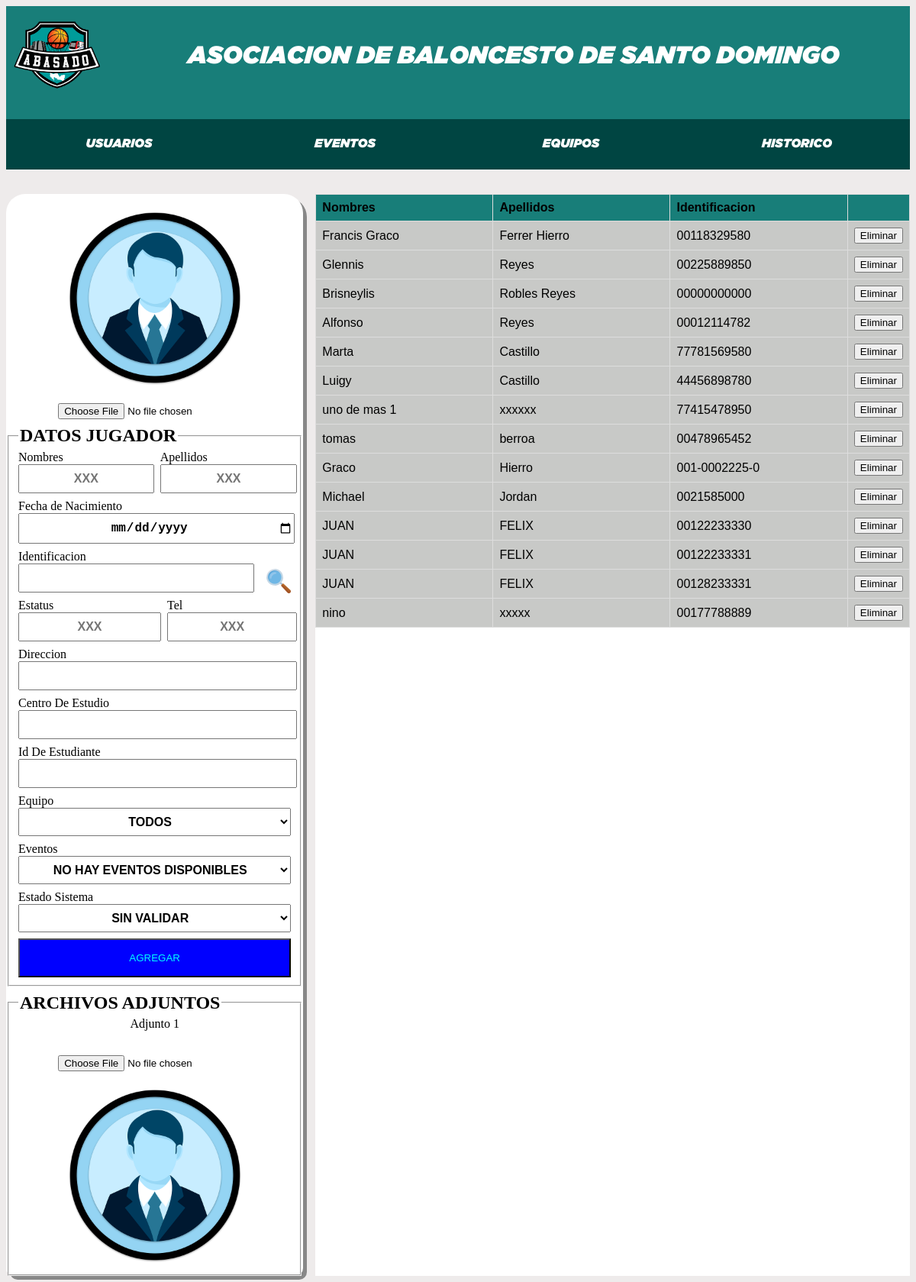
Page /jugadores/administracion_jugadores.php on the committed database.
### tables this page shows
CREATE TABLE jugadores  (
  id int(7) NOT NULL AUTO_INCREMENT,
  nombres varchar(200) NOT NULL,
  apellidos varchar(1000) NULL DEFAULT NULL,
  identificacion varchar(50) NOT NULL,
  fecha_nacimiento date NOT NULL,
  direccion varchar(5000) NULL DEFAULT NULL,
  equipo int(11) NOT NULL,
  url_img varchar(5000) NULL DEFAULT NULL,
  url_adjunto1 varchar(5000) NULL DEFAULT NULL,
  estatus varchar(100) NOT NULL,
  centro varchar(1000) NOT NULL,
  telefono varchar(20) NULL DEFAULT NULL,
  PRIMARY KEY (id) USING BTREE,
  UNIQUE INDEX identificacion_jugador(identificacion) USING BTREE,
  INDEX jugador_equipo(equipo) USING BTREE,
  CONSTRAINT jugador_equipo FOREIGN KEY (equipo) REFERENCES equipos (id) ON DELETE RESTRICT ON UPDATE RESTRICT
);

### jugadores/ctrl/jugadores.php (the view, shortened to what this page needs)
<?php
function get_listar_jugadores_todos($id_equipo){
    $conn = conectar();
      $sql ="";
      if($id_equipo == 0){
        $sql = "SELECT id,nombres,apellidos,identificacion,fecha_nacimiento,direccion,equipo,url_img,url_adjunto1,estatus,telefono,centro from jugadores";
      }else{
        $sql = "SELECT id,nombres,apellidos,identificacion,fecha_nacimiento,direccion,equipo,url_img,url_adjunto1,estatus,telefono,centro from jugadores where equipo=$id_equipo";
      }
      $result = $conn->query($sql);
      if ($result->num_rows > 0) {
          while($row = $result->fetch_assoc() ) {
         $nombre                = $row["nombres"];
         $apellidos             = $row["apellidos"];
         $identificacion        = $row["identificacion"];
         $id                    = $row["id"];
           echo "<tr>";
           echo "<td id='".$id."' name='fila'";
           echo 'onclick="set_seleccionar(usuario_js);">';
           echo $nombre;
           echo "</td>";
           echo "<td >$apellidos</td>";
           echo "<td >$identificacion</td>";
           if($_SESSION['user_type']==0){
             echo "<td> <button id='bt_eliminar' "."onClick='set_eliminar_jugador(usuario_js)' >Eliminar</button></td>";
           }
           echo "</tr> ";
       }
      }
 }
function get_listar_equipos_select($equipo){
    echo "<option value="."0".">".'TODOS'."</option>";
}
?>

### jugadores/administracion_jugadores.php (shortened to what this page needs)
<?php
      require_once("ctrl/jugadores.php");
      $equipo=0;
      $user_type = $_SESSION['user_type'];
?>
<!DOCTYPE html>
<html lang="en">
<head>
    <link rel="stylesheet" href="../css/header.css">
    <link rel="stylesheet" href="../css/table_css.css">
    <link rel="stylesheet" href="css/jugadores.css">
</head>
<body>
        <header>
            <div id="header_contenido">
                <div class="cabecera">
                    <?php if( $user_type==0){?>
                        <a href="../administracion/administracion_admin_index.php"><img src="../imagenes/logo-abasado.png" alt="header_logo" id="header_logo"/></a>
                    <?php }else{?>
                        <a href="../equipos/adsministracion_equipos_restringida.php"><img src="../imagenes/logo-abasado.png" alt="header_logo" id="header_logo"/></a>
                    <?php }?>
                    <div class="logo_name">
                        <p>asociacion de baloncesto de santo domingo</p>
                    </div>
                </div>
                <div class="menu_administracion_principal">
                    <?php if( $user_type==0){?>
                        <a href="../usuarios/admin_usuarios.php">usuarios</a>
                        <a href="../eventos/administracion_eventos.php">eventos</a>
                        <a href="../equipos/administracion_equipos.php">equipos</a>
                        <a href="../histlog/histlog.php">historico</a>
                    <?php }else{?>
                        <a href="../jugadores/administracion_jugadores.php?id_equipo=<?php echo $_SESSION['admin_id'];?>">jugadores</a>
                        <a href="../eventos/administracion_eventos.php?id_equipo=<?php echo $_SESSION['admin_id'];?>">Eventos</a>
                        <a href="../equipos/adsministracion_equipos_restringida.php">equipos</a>
                    <?php }?>
                </div>
            </div>
        </header>
        <main>
            <div class="main_contenido">
                <section class="formulario_entrada">
                    <form id="form" action="javascript: set_insertar();" class="loging_formulario" enctype=" multipart/form-data">
                         <div class="flex_colum">
                             <img src="../imagenes/usuario1.png" alt="usuario" id="usuario_logo"/>
                             <br>
                             <input type="file" name="pic" id="pic" onchange="readURL(this.value)"/>
                         </div>
                        <fieldset>
                            <legend class="formulario_legend">Datos Jugador</legend>
                            <div class="flex">
                                <div>
                                    <label for="jugador_name">Nombres</label>
                                    <input type="text" placeholder="XXX" class="input_formulario" name="jugador_name" id="jugador_name" required/>
                                </div>
                                <div>
                                     <label for="jugador_lastname">Apellidos</label>
                                      <input type="text" placeholder="XXX" class="input_formulario" name="jugador_lastname" id="jugador_lastname" required/>
                                </div>
                            </div>
                            <label for="jugador_fecha_nacimiento">Fecha de Nacimiento</label>
                            <input type="date" placeholder="" class="input_formulario" name="jugador_fecha_nacimiento" id="jugador_fecha_nacimiento" required/>
                            <label for="jugador_cedula">Identificacion</label>
                            <div class="flex">
                             <input type="text" placeholder="" class="input_formulario" name="jugador_cedula" id="jugador_cedula" required/>
                             <img src="../imagenes/lupa.png" alt="usuario" class="lupa" onclick="set_filtrar_listado();"/>
                            </div>
                            <div class="flex">
                                <div>
                                   <label for="jugador_estatus">Estatus</label>
                                      <input type="text" placeholder="XXX" class="input_formulario" name="jugador_estatus" id="jugador_estatus" required/>
                                </div>
                                <div>
                                   <label for="jugador_telefono">Tel</label>
                                      <input type="text" placeholder="XXX" class="input_formulario" name="jugador_telefono" id="jugador_telefono" required/>
                                </div>
                            </div>
                            <label for="jugador_direccion">Direccion</label>
                            <input type="text" placeholder="" class="input_formulario" name="jugador_direccion" id="jugador_direccion" required/>
                            <label for="jugador_centro">Centro De Estudio</label>
                            <input type="text" placeholder="" class="input_formulario" name="jugador_centro" id="jugador_centro" required/>
                            <label for="jugador_id_centro">Id De Estudiante</label>
                            <input type="text" placeholder="" class="input_formulario" name="jugador_id_centro" id="jugador_id_centro" maxlength="50"/>
                            <label for="jugador_equipo">Equipo</label>
                            <select class="input_formulario" onchange="" id="jugador_equipo" name="jugador_equipo">
                                <?php get_listar_equipos_select($equipo);?>
                            </select>
                            <label for="jugador_evento" >Eventos</label>
                            <select class="input_formulario" onchange="" id="jugador_evento" name="jugador_evento" >
                                <?php if($equipo>0){get_listar_eventos_jugador($equipo,0);}
                                else{echo "<option value=".'0'.">".'NO HAY EVENTOS DISPONIBLES'."</option>";}?>
                            </select>
                            <label for="jugador_sistem_estatus" >Estado Sistema</label>
                            <?php if( $user_type==0){?>
                            <select class="input_formulario" onchange="" id="jugador_sistem_estatus" name="jugador_sistem_estatus" >
                                <option value="0">SIN VALIDAR</option>
                            </select>
                            <?php }else{?>
                                    <span class="input_formulario" id="jugador_sistem_estatus">EN REVISION</span>
                                    <br><br>
                            <?php }?>
                            <input type="submit" value="AGREGAR" name="acceder_bt" class="buton_formulario" onclick="">
                        </fieldset>
                        <fieldset  class="flex" style="flex-direction: column;">
                             <legend class="formulario_legend">Archivos Adjuntos</legend>
                             <label for="adjunto1" id="label_adjunto">Adjunto 1</label>
                             <input type="file" name="adjunto1" id="adjunto1" onchange="readURL2(this.value)"/>
                             <img src="../imagenes/usuario1.png" alt="adjunto_visor" id="adjunto_visor"/>
                        </fieldset>
                    </form>
                </section>
                <section id="listado_usuario">
                    <table id="listado_usuarios" class="listado_usuarios_css">
                        <thead>
                            <tr>
                              <th>Nombres</th>
                              <th>Apellidos</th>
                              <th>Identificacion</th>
                              <th></th>
                            </tr>
                        </thead>
                        <tbody id="lista_jugadores">
                             <?php get_listar_jugadores_todos($equipo);?>
                        </tbody>
                    </table>
                </section>
            </div>
        </main>
</body>
</html>

### css/header.css (style rules this page uses)
:root { --color_primario:rgb(244, 241, 189); --color_primario_2:#eeebeb; --color_menu:#09accd; --color_primario_d:#004542; --color_secundario_d:#187E79; --color_teciario_d:#1CBBB4; }
header { background-color: var(--color_secundario_d); color: white; gap: 1rem; text-transform: uppercase; font-family: "Gothan ultra italic"; }
.cabecera { display: grid; grid-template-columns: 0.5fr 4fr; gap: 1rem; }
#header_logo { width: 8rem; height: 8rem; border-radius: 50%; }
.logo_name { display: flex; justify-content: center; align-items: center; }
.logo_name p { font-size: 2rem; font-weight: 900; }
.menu_administracion_principal { width: 100%; background-color: var(--color_primario_d); display: grid; grid-template-columns: repeat(4,1fr); justify-content: center; align-items: center; }
.menu_administracion_principal a { text-decoration: none; cursor: pointer; color: rgba(9, 9, 9, 0.864); text-align: center; text-transform: uppercase; font-weight: 700; color: white; }
#header_contenido { display: grid; grid-template-rows:1fr 0.5fr; gap: 1rem; }

### css/table_css.css (style rules this page uses)
:root { --color_primario:rgb(244, 241, 189); --color_primario_2:#eeebeb; --color_menu:#09accd; --color_primario_d:#004542; --color_secundario_d:#187E79; --color_teciario_d:#1CBBB4; }
#listado_usuario { background-color: white; overflow-y: scroll; }
table { font-family: arial, sans-serif; border-collapse: collapse; width: 100%; border: 1rem; border-radius: 1rem; }
th { background-color: var(--color_secundario_d); }
td, th { text-align: left; width: 30%; border: 1px solid #ddd; padding: 8px; }
tr:nth-child(even) { background-color: #c8c9c7; }
tr { padding: 1rem; }

### jugadores/css/jugadores.css (style rules this page uses)
:root { --color_primario:rgb(244, 241, 189); --color_primario_2:#eeebeb; --color_menu:#09accd; }
body { background-color: var(--color_primario_2); display: grid; grid-template-rows: 0.1fr 1fr; gap: 2rem; }
.main_contenido { display: grid; grid-template-columns: 0.5fr 1fr; gap: 1rem; }
.formulario_entrada { background-color: white; width: 100%; box-shadow: 5px 5px #888888; border-radius: 25px 25px 10px 10px; }
.loging_formulario { display: flex; flex-direction: column; justify-content: center; gap: 0.5rem; width: 100%; height: 100%; }
.buton_formulario { background-color: blue; color: aqua; width: 100%; min-height: 2rem; padding-top: 1rem; padding-bottom: 1rem; }
.input_formulario { padding-top: 0.5rem; padding-bottom: 0.5rem; width: 100%; text-align: center; margin-bottom: 0.5rem; font-size: 1rem; font-weight: 700; }
.formulario_legend { text-transform: uppercase; font-size: 1.5rem; font-weight: 700; }
#listado_usuario { background-color: white; overflow-y: scroll; }
#usuario_logo,#adjunto_visor { width: 15rem; height: 15rem; }
.flex_colum { margin-top: 1rem; display: flex; flex-direction: column; align-items: center; }
.lupa { width: 2rem; height: 2rem; }
.flex { display: flex; }
.flex { display: flex; justify-content: center; align-items: center; gap: 1rem; }

### rows in the picture
jugadores: nombres "Francis Graco", apellidos "Ferrer Hierro", identificacion "00118329580"
jugadores: nombres "Glennis", apellidos "Reyes", identificacion "00225889850"
jugadores: nombres "Brisneylis", apellidos "Robles Reyes", identificacion "00000000000"
jugadores: nombres "Alfonso", apellidos "Reyes", identificacion "00012114782"
jugadores: nombres "Marta", apellidos "Castillo", identificacion "77781569580"
jugadores: nombres "Luigy", apellidos "Castillo", identificacion "44456898780"
jugadores: nombres "uno de mas 1", apellidos "xxxxxx", identificacion "77415478950"
jugadores: nombres "tomas", apellidos "berroa", identificacion "00478965452"
jugadores: nombres "Graco", apellidos "Hierro", identificacion "001-0002225-0"
jugadores: nombres "Michael", apellidos "Jordan", identificacion "0021585000"
jugadores: nombres "JUAN", apellidos "FELIX", identificacion "00122233330"
jugadores: nombres "JUAN", apellidos "FELIX", identificacion "00122233331"
jugadores: nombres "JUAN", apellidos "FELIX", identificacion "00128233331"
jugadores: nombres "nino", apellidos "xxxxx", identificacion "00177788889"
